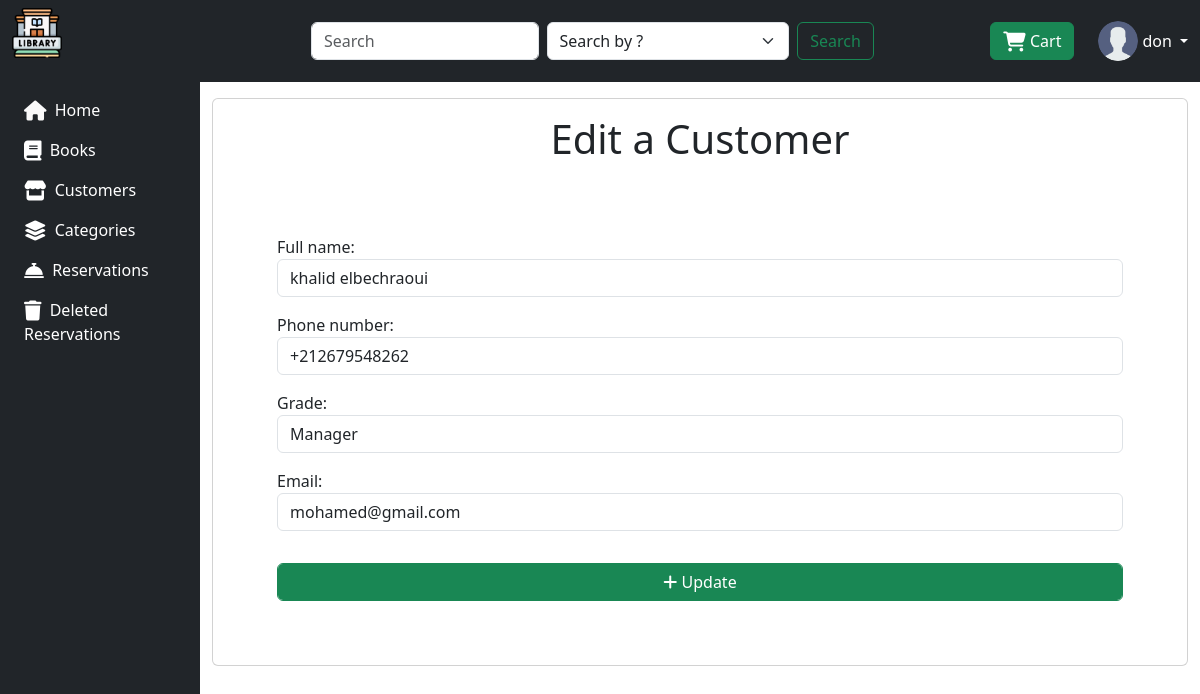
Screenshot of /edit/customer/1 (signed in) with the database file from the repository.
### LStore/models.py (models this page shows, shortened)
class Customer(models.Model):
    full_name = models.CharField(max_length=50, null=False, blank=False)
    phone_number = models.CharField(max_length=50, null=False, blank=False)
    grade = models.CharField(max_length=50, null=False, blank=False)
    email = models.EmailField(max_length=50, null=False, blank=False, unique=True)
    created_at = models.DateTimeField(auto_now_add=True)
    updated_at = models.DateTimeField(auto_now=True)

### LStore/views.py (the view)
# urls.py: path('edit/customer/<int:pk>', views.edit_customer,name="edit_customer"),
@login_required(login_url='login')
def edit_customer(request,pk):
    customer = get_object_or_404(Customer, id=pk)
    if request.method == 'POST':
        form = CustomerForm(request.POST,instance=customer)
        if form.is_valid():
            form.save()
            return redirect('customer')
    else:
        form = CustomerForm(instance=customer)
    return render(request,'customer/edit_customer.html',{"form":form,"customer": customer})

### LStore/forms.py
class CustomerForm(forms.ModelForm):
    class Meta:
        model = Customer
        fields = ['full_name', 'phone_number', 'grade', 'email']
        widgets = {
            'full_name': forms.TextInput(attrs={'class': 'form-control'}),
            'phone_number': forms.TextInput(attrs={'class': 'form-control'}),
            'grade': forms.TextInput(attrs={'class': 'form-control'}),  # Assuming grade is a single-line text input
            'email': forms.EmailInput(attrs={'class': 'form-control'}),  # Assuming email is an email field
        }

### LStore/templates/customer/edit_customer.html (shortened to what this page needs)
{% extends 'base.html' %}
{% block content %}
<div class="card mb-3">
    <div class="row g-0 justify-content-center mt-3 align-items-center text-center">
        <h1>Edit a Customer</h1>
    </div>
        <form method="POST" action="" enctype="multipart/form-data" style="padding: 4rem;">
            {{ form.as_p }}
            <button type="submit" class="form-control btn btn-success mt-3"><i class="fa-solid fa-plus"></i> Update</button>
        </form>
</div>
{% endblock content %}

### LStore/templates/base.html (shortened to what this page needs)
{% load static %}
<!DOCTYPE html>
<html lang="en">
<head>
    <link rel="stylesheet" href="{% static 'style/css/bootstrap.min.css' %}" class="stylesheet">
    <link rel="stylesheet" href="https://cdnjs.cloudflare.com/ajax/libs/font-awesome/6.5.1/css/all.min.css" />
</head>
<body>
      <nav class="navbar navbar-expand-lg navbar-dark bg-dark">
        <div class="container-fluid">
            <a href="/" class="d-flex align-items-center pb-3 mb-md-0 me-md-auto text-white text-decoration-none">
                <img src="{% static '/style/icons/library.png' %}" alt="hugenerd" width="50" height="50" >
            </a>
          <div class="collapse navbar-collapse" id="navbarSupportedContent">
            <ul class="navbar-nav me-auto mb-2 mb-lg-0">
              <li class="nav-item">
                <a class="nav-link active" aria-current="page" href="#"></a>
              </li>
            </ul>
                <form action="{% url 'search_book' %}" method="POST" class="d-flex col-md-6 mx-auto">
                <input class="form-control me-2" type="search" name="search" placeholder="Search" aria-label="Search" value="{{ request.POST.search }}">
                <select class="form-select me-2" name="search_by" aria-label="Default select example">
                    <option value="0" {% if request.POST.search_by == "0" %}selected{% endif %}>Search by ?</option>
                </select>
                <button class="btn btn-outline-success" type="submit">Search</button>
                </form>
                <a href="{% url 'view_cart' %}" class="btn btn-success me-4">
                    <i class="fa-solid fa-cart-shopping fa-lg" style="color: #ffffff;"></i> Cart
                </a>
                {% if request.user.is_authenticated %}
                 <div class="dropdown">
                <a href="" class="d-flex align-items-center text-white text-decoration-none dropdown-toggle" id="dropdownUser1" data-bs-toggle="dropdown" aria-expanded="false">
                    <img src="{% static "/style/icons/user.png" %}" alt="" width="40" height="40" class="rounded-circle">
                    <span class="d-none d-sm-inline mx-1">{{ request.user.username }}</span>
                </a>
                {% else %}
                <div class="form-group">
                        <a href="{% url 'login' %}" class="btn btn-primary btn-block">Login</a>
                </form>
                </div>
                </div>
                {% endif %}
          </div>
        </div>
      </nav>
    <div class="container-fluid">
        <div class="row flex-nowrap">
            <div class="col-auto col-md-3 col-xl-2 px-sm-2 px-0 bg-dark">
                <div class="d-flex flex-column align-items-center align-items-sm-start px-3 pt-2 text-white min-vh-100">
                    <ul class="nav nav-pills flex-column mb-sm-auto mb-0 align-items-center align-items-sm-start" id="menu">
                        <li class="nav-item">
                            <a href="{% url 'home' %}" class="nav-link align-middle px-0">
                                <i class="fa-sharp fa-solid fa-house fa-lg" style="color: #fafafa;"></i> <span class="ms-1 d-none text-white d-sm-inline">Home</span>
                            </a>
                        </li>
                        <li>
                            <a href="{% url 'books' %}" class="nav-link align-middle px-0">
                                <i class="fa-solid fa-book fa-lg" style="color: #ffffff;"></i> <span class="text-white ms-1 d-none d-sm-inline">Books</span> </a>
                        </li>
                        <li>
                            <a href="{% url 'customer' %}" class="nav-link align-middle px-0">
                                <i class="fa-solid fa-store fa-lg" style="color: #ffffff;"></i> <span class="text-white ms-1 d-none d-sm-inline">Customers</span></a>
                        </li>
                        <li>
                            <a href="{% url 'category' %}" class="nav-link align-middle px-0">
                                <i class="fa-solid fa-layer-group fa-lg" style="color: #ffffff;"></i> <span class="text-white ms-1 d-none d-sm-inline">Categories</span></a>
                        </li>
                        <li class="nav-item">
                            <a href="{% url 'reservation' %} " class="nav-link align-middle px-0">
                                <i class="fa-solid fa-bell-concierge fa-lg" style="color: #ffffff;"></i> <span class="ms-1 d-none text-white d-sm-inline">Reservations</span>
                            </a>
                        </li>
                        <li>
                            <a href="{% url 'deleted_reservation' %}" class="nav-link align-middle px-0">
                                <i class="fa-solid fa-trash fa-lg" style="color: #ffffff;"></i> <span class="text-white ms-1 d-none d-sm-inline">Deleted Reservations</span> </a>
                        </li>
                    </ul>
                </div>
            </div>
            <div class="col py-3">
                {% block content %}{% endblock content %}
              </div>
        </div>
    </div>
</body>
</html>

### rows the page displays
Customer: full_name "khalid elbechraoui", phone_number "+212679548262", grade "Manager", email "mohamed@gmail.com"

### other values shown
{{ request.user.username }} "don"
